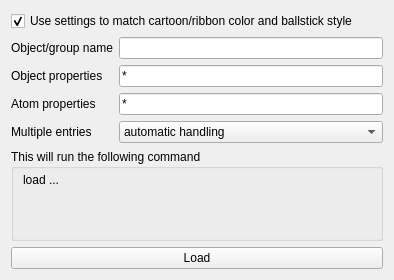
<?xml version="1.0" encoding="UTF-8"?>
<ui version="4.0">
 <class>Form</class>
 <widget class="QWidget" name="Form">
  <property name="geometry">
   <rect>
    <x>0</x>
    <y>0</y>
    <width>394</width>
    <height>280</height>
   </rect>
  </property>
  <property name="windowTitle">
   <string notr="true">Maestro File Import</string>
  </property>
  <layout class="QVBoxLayout" name="verticalLayout">
   <item>
    <widget class="QCheckBox" name="input_mimic">
     <property name="text">
      <string notr="true">Use settings to match cartoon/ribbon color and ballstick style</string>
     </property>
     <property name="checked">
      <bool>true</bool>
     </property>
    </widget>
   </item>
   <item>
    <layout class="QGridLayout" name="gridLayout">
     <item row="2" column="0">
      <widget class="QLabel" name="label_2">
       <property name="text">
        <string notr="true">Atom properties</string>
       </property>
       <property name="buddy">
        <cstring>input_atom_props</cstring>
       </property>
      </widget>
     </item>
     <item row="0" column="0">
      <widget class="QLabel" name="label_3">
       <property name="text">
        <string notr="true">Object/group name</string>
       </property>
       <property name="buddy">
        <cstring>input_object_name</cstring>
       </property>
      </widget>
     </item>
     <item row="1" column="1">
      <widget class="QLineEdit" name="input_object_props">
       <property name="toolTip">
        <string notr="true">space delimited list of property names, or * for all</string>
       </property>
       <property name="text">
        <string notr="true">*</string>
       </property>
      </widget>
     </item>
     <item row="1" column="0">
      <widget class="QLabel" name="label">
       <property name="text">
        <string notr="true">Object properties</string>
       </property>
       <property name="buddy">
        <cstring>input_object_props</cstring>
       </property>
      </widget>
     </item>
     <item row="2" column="1">
      <widget class="QLineEdit" name="input_atom_props">
       <property name="toolTip">
        <string notr="true">space delimited list of property names, or * for all</string>
       </property>
       <property name="text">
        <string notr="true">*</string>
       </property>
      </widget>
     </item>
     <item row="0" column="1">
      <widget class="QLineEdit" name="input_object_name"/>
     </item>
     <item row="3" column="0">
      <widget class="QLabel" name="label">
       <property name="text">
        <string notr="true">Multiple entries</string>
       </property>
       <property name="buddy">
        <cstring>input_multiplex</cstring>
       </property>
      </widget>
     </item>
     <item row="3" column="1">
      <widget class="QComboBox" name="input_multiplex">
       <property name="toolTip">
        <string>For same topology with different conformations, choose &quot;trajectory&quot;. For independent molecules, like a set of different ligands, choose &quot;separate objects&quot; or &quot;discrete states&quot;.</string>
       </property>
       <item>
        <property name="text">
         <string notr="true">automatic handling</string>
        </property>
       </item>
       <item>
        <property name="text">
         <string notr="true">as one multi-state object (trajectory)</string>
        </property>
       </item>
       <item>
        <property name="text">
         <string notr="true">as one multi-state object (discrete states)</string>
        </property>
       </item>
       <item>
        <property name="text">
         <string notr="true">as separate objects</string>
        </property>
       </item>
      </widget>
     </item>
    </layout>
   </item>
   <item>
    <widget class="QGroupBox" name="groupBox_2">
     <property name="sizePolicy">
      <sizepolicy hsizetype="Expanding" vsizetype="Preferred">
       <horstretch>0</horstretch>
       <verstretch>0</verstretch>
      </sizepolicy>
     </property>
     <property name="title">
      <string notr="true">This will run the following command</string>
     </property>
     <layout class="QVBoxLayout" name="verticalLayout_2">
      <property name="topMargin">
       <number>4</number>
      </property>
      <item>
       <widget class="QLabel" name="output_command">
        <property name="sizePolicy">
         <sizepolicy hsizetype="Expanding" vsizetype="Minimum">
          <horstretch>0</horstretch>
          <verstretch>0</verstretch>
         </sizepolicy>
        </property>
        <property name="text">
         <string notr="true">load ...</string>
        </property>
        <property name="alignment">
         <set>Qt::AlignLeading|Qt::AlignLeft|Qt::AlignTop</set>
        </property>
        <property name="wordWrap">
         <bool>true</bool>
        </property>
        <property name="textInteractionFlags">
         <set>Qt::TextSelectableByKeyboard|Qt::TextSelectableByMouse</set>
        </property>
       </widget>
      </item>
     </layout>
    </widget>
   </item>
   <item>
    <widget class="QPushButton" name="button_ok">
     <property name="text">
      <string notr="true">Load</string>
     </property>
    </widget>
   </item>
  </layout>
 </widget>
 <tabstops>
  <tabstop>button_ok</tabstop>
  <tabstop>input_mimic</tabstop>
  <tabstop>input_object_name</tabstop>
  <tabstop>input_object_props</tabstop>
  <tabstop>input_atom_props</tabstop>
 </tabstops>
 <resources/>
 <connections/>
</ui>
